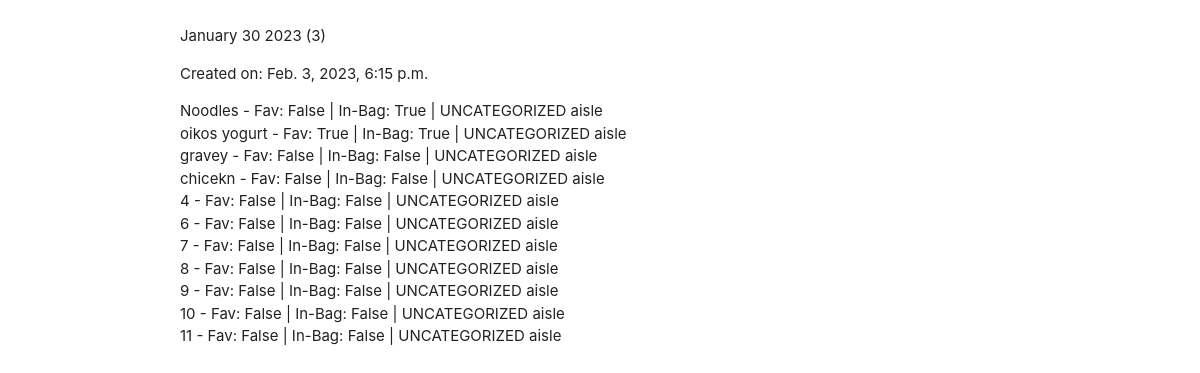
Page /groceries/3 on the committed database.
### grocery_lists/models.py (models this page shows)
class GroceryList(models.Model):
    name = models.CharField(max_length=100, default=default_grocery_list_name(), unique=True)
    created_on = models.DateTimeField(auto_now=True)

class GroceryItem(models.Model):
    name = models.CharField(max_length=150, blank=False, null=False)
    grocery_list = models.ForeignKey('GroceryList', related_name='groceries', on_delete=models.CASCADE)
    category = models.CharField(max_length=200, choices=CATEGORY_CHOICES, default="UNCATEGORIZED")
    in_bag = models.BooleanField(default=False)
    is_favorite = models.BooleanField(default=False)

### grocery_lists/views.py (the view)
# urls.py: path('<int:pk>', views.DetailGroceryListView.as_view(), name="detail"),
class DetailGroceryListView(DetailView):
    model = GroceryList

### grocery_lists/templates/grocery_lists/grocerylist_detail.html
{% extends "grocery_lists/base.html" %}
{% block content %}
<p>{{object.name}}</p>
<p>Created on: {{object.created_on}}</p>
<ul>
    {% for item in object.groceries.all %}
    <li>{{item.name}} - Fav: {{item.is_favorite}} | In-Bag: {{item.in_bag}} | {{item.category}} aisle</li>
    {% empty %}
    You haven't added any items to this list.
    {% endfor %}
</ul>
{% endblock %}

### rows in the picture
GroceryList: name "January 30 2023 (3)", created_on "Feb. 3, 2023, 6:15 p.m."
GroceryItem: name "Noodles", is_favorite "False", in_bag "True", category "UNCATEGORIZED"
GroceryItem: name "oikos yogurt", is_favorite "True", in_bag "True", category "UNCATEGORIZED"
GroceryItem: name "gravey", is_favorite "False", in_bag "False", category "UNCATEGORIZED"
GroceryItem: name "chicekn", is_favorite "False", in_bag "False", category "UNCATEGORIZED"
GroceryItem: name "4", is_favorite "False", in_bag "False", category "UNCATEGORIZED"
GroceryItem: name "6", is_favorite "False", in_bag "False", category "UNCATEGORIZED"
GroceryItem: name "7", is_favorite "False", in_bag "False", category "UNCATEGORIZED"
GroceryItem: name "8", is_favorite "False", in_bag "False", category "UNCATEGORIZED"
GroceryItem: name "9", is_favorite "False", in_bag "False", category "UNCATEGORIZED"
GroceryItem: name "10", is_favorite "False", in_bag "False", category "UNCATEGORIZED"
GroceryItem: name "11", is_favorite "False", in_bag "False", category "UNCATEGORIZED"
